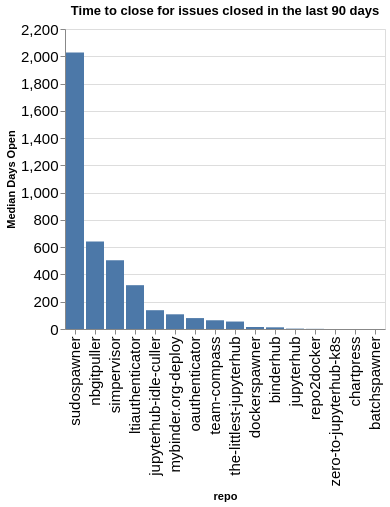

The cell this chart's notebook holds for it:
### Code cell
time_open = closed.groupby(['org', 'repo']).agg({'time_open': 'median'}).reset_index()
time_open['time_open'] = time_open['time_open'] / (60 * 60 * 24)
time_open['org/repo'] = time_open.apply(lambda a: a['org'] + '/' + a['repo'], axis=1)
sorted_vals = time_open.sort_values(['org', 'time_open'], ascending=False)['repo'].values
alt.Chart(data=time_open, title=f"Time to close for issues closed in the last {n_days} days").mark_bar().encode(
    x=alt.X('repo', sort=alt.Sort(sorted_vals.tolist())),
    y=alt.Y('time_open', title="Median Days Open"),
)

### Figure 1 — Vega-Lite specification as saved in the notebook (floating-point values rounded to 4 significant figures)
{"config": {"axisLeft": {"labelFontSize": 15}, "axisBottom": {"labelFontSize": 15}}, "data": {"name": "data-fa6cfa6f821fa78ef79c4d7159e5ba6a"}, "mark": {"type": "bar"}, "encoding": {"x": {"field": "repo", "sort": ["sudospawner", "nbgitpuller", "simpervisor", "ltiauthenticator", "jupyterhub-idle-culler", "mybinder.org-deploy", "oauthenticator", "team-compass", "the-littlest-jupyterhub", "dockerspawner", "binderhub", "jupyterhub", "repo2docker", "zero-to-jupyterhub-k8s", "chartpress", "batchspawner"], "type": "nominal"}, "y": {"field": "time_open", "title": "Median Days Open", "type": "quantitative"}}, "title": "Time to close for issues closed in the last 90 days", "$schema": "https://vega.github.io/schema/vega-lite/v5.20.1.json", "datasets": {"data-fa6cfa6f821fa78ef79c4d7159e5ba6a": [{"org": "jupyterhub", "repo": "batchspawner", "time_open": 0.00309, "org/repo": "jupyterhub/batchspawner"}, {"org": "jupyterhub", "repo": "binderhub", "time_open": 12.36, "org/repo": "jupyterhub/binderhub"}, {"org": "jupyterhub", "repo": "chartpress", "time_open": 0.03757, "org/repo": "jupyterhub/chartpress"}, {"org": "jupyterhub", "repo": "dockerspawner", "time_open": 14.6, "org/repo": "jupyterhub/dockerspawner"}, {"org": "jupyterhub", "repo": "jupyterhub", "time_open": 2.766, "org/repo": "jupyterhub/jupyterhub"}, {"org": "jupyterhub", "repo": "jupyterhub-idle-culler", "time_open": 137.8, "org/repo": "jupyterhub/jupyterhub-idle-culler"}, {"org": "jupyterhub", "repo": "ltiauthenticator", "time_open": 321.3, "org/repo": "jupyterhub/ltiauthenticator"}, {"org": "jupyterhub", "repo": "mybinder.org-deploy", "time_open": 107.8, "org/repo": "jupyterhub/mybinder.org-deploy"}, {"org": "jupyterhub", "repo": "nbgitpuller", "time_open": 642.4, "org/repo": "jupyterhub/nbgitpuller"}, {"org": "jupyterhub", "repo": "oauthenticator", "time_open": 80.02, "org/repo": "jupyterhub/oauthenticator"}, {"org": "jupyterhub", "repo": "repo2docker", "time_open": 1.154, "org/repo": "jupyterhub/repo2docker"}, {"org": "jupyterhub", "repo": "simpervisor", "time_open": 503.8, "org/repo": "jupyterhub/simpervisor"}, {"org": "jupyterhub", "repo": "sudospawner", "time_open": 2028.0, "org/repo": "jupyterhub/sudospawner"}, {"org": "jupyterhub", "repo": "team-compass", "time_open": 64.13, "org/repo": "jupyterhub/team-compass"}, {"org": "jupyterhub", "repo": "the-littlest-jupyterhub", "time_open": 54.74, "org/repo": "jupyterhub/the-littlest-jupyterhub"}, {"org": "jupyterhub", "repo": "zero-to-jupyterhub-k8s", "time_open": 0.1985, "org/repo": "jupyterhub/zero-to-jupyterhub-k8s"}]}}
